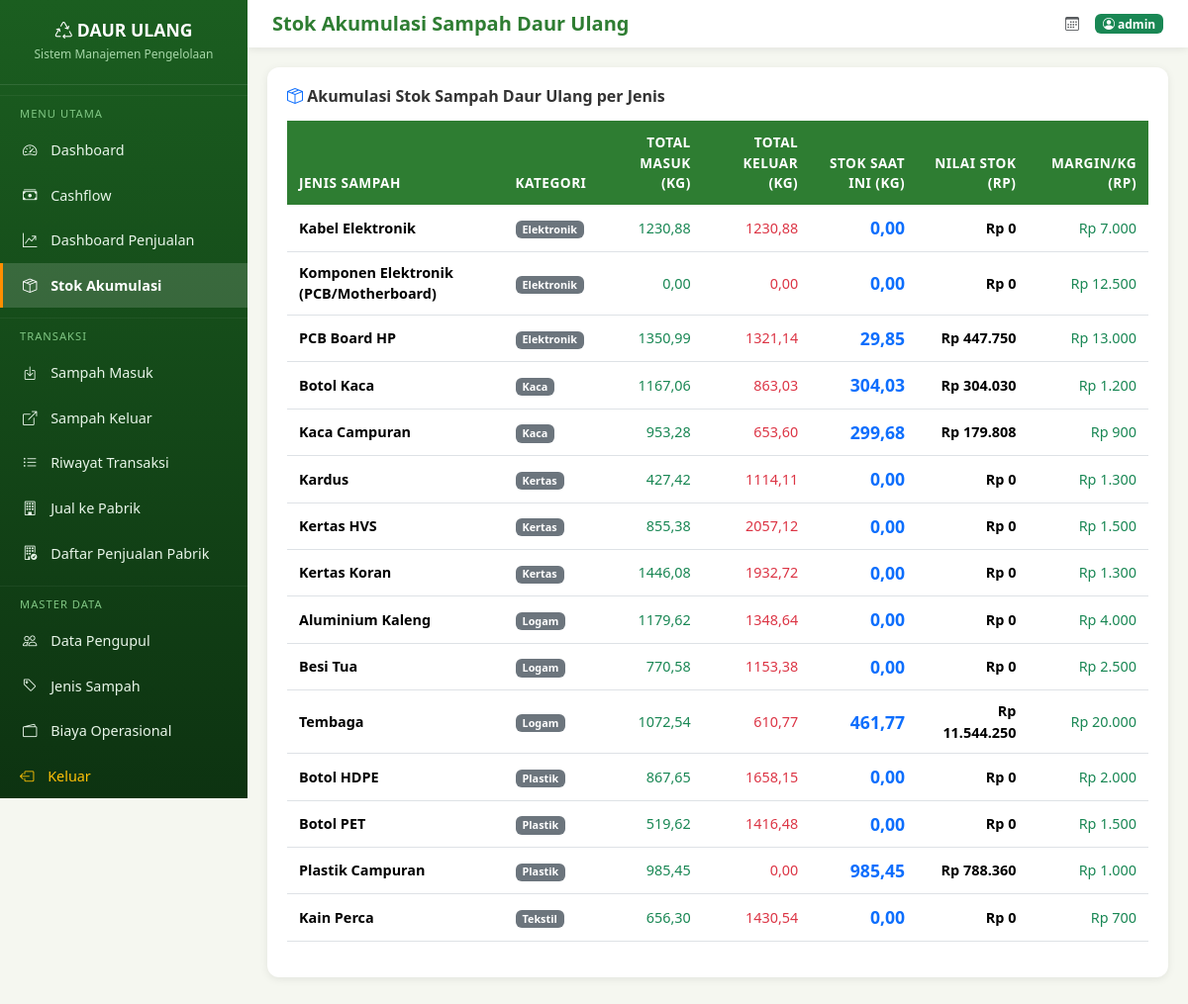
The page /waste/stock/ (signed in) on the database its author committed.
### waste_mgmt/models.py (models this page shows, shortened)
class WasteType(models.Model):
    CATEGORY_CHOICES = [
        ('plastik', 'Plastik'),
        ('logam', 'Logam'),
        ('kertas', 'Kertas'),
        ('kaca', 'Kaca'),
        ('elektronik', 'Elektronik'),
        ('tekstil', 'Tekstil'),
        ('organik', 'Organik'),
        ('lainnya', 'Lainnya'),
    ]
    name = models.CharField('Nama Jenis Sampah', max_length=200)
    category = models.CharField('Kategori', max_length=20, choices=CATEGORY_CHOICES, default='lainnya')
    purchase_price_per_kg = models.DecimalField(
        'Harga Beli per Kg (Rp)',
        max_digits=12, decimal_places=2,
        validators=[MinValueValidator(0)]
    )
    selling_price_per_kg = models.DecimalField(
        'Harga Jual per Kg (Rp)',
        max_digits=12, decimal_places=2,
        validators=[MinValueValidator(0)]
    )
    unit = models.CharField('Satuan', max_length=20, default='kg')
    description = models.TextField('Deskripsi', blank=True)
    is_active = models.BooleanField('Aktif', default=True)
    class Meta:
        ordering = ['category', 'name']
        verbose_name = 'Jenis Sampah'
        verbose_name_plural = 'Data Jenis Sampah'
    def margin_per_kg(self):
        return self.selling_price_per_kg - self.purchase_price_per_kg

### waste_mgmt/views.py (the view)
# urls.py: path('stock/', views.stock_view, name='stock_view'),
@login_required
def stock_view(request):
    stocks = []
    for wt in WasteType.objects.filter(is_active=True):
        total_in = WasteTransaction.objects.filter(
            waste_type=wt, transaction_type='in').aggregate(
            total=Sum('weight_kg'))['total'] or Decimal('0')
        total_out_transaction = WasteTransaction.objects.filter(
            waste_type=wt, transaction_type='out').aggregate(
            total=Sum('weight_kg'))['total'] or Decimal('0')
        total_out_factory = FactorySale.objects.filter(
            waste_type=wt).aggregate(
            total=Sum('weight_kg'))['total'] or Decimal('0')
        total_out = total_out_transaction + total_out_factory
        stock = total_in - total_out
        if stock < 0:
            stock = Decimal('0')
        stock_value = stock * wt.purchase_price_per_kg
        stocks.append({
            'waste_type': wt,
            'total_in': total_in,
            'total_out': total_out,
            'stock': stock,
            'stock_value': stock_value,
            'margin_per_kg': wt.margin_per_kg(),
        })
    return render(request, 'waste_mgmt/stock.html', {'stocks': stocks})

### templates/waste_mgmt/stock.html (shortened to what this page needs)
{% extends 'base.html' %}
{% block page_title %}Stok Akumulasi Sampah Daur Ulang{% endblock %}
{% block nav_stock %}active{% endblock %}
{% block content %}
{% load humanize %}
<div class="chart-container">
    <h6><i class="bi bi-box-seam text-primary"></i> Akumulasi Stok Sampah Daur Ulang per Jenis</h6>
    {% if stocks %}
    <div class="table-responsive">
        <table class="table table-hover">
            <thead>
                <tr>
                    <th>Jenis Sampah</th>
                    <th>Kategori</th>
                    <th class="text-end">Total Masuk (Kg)</th>
                    <th class="text-end">Total Keluar (Kg)</th>
                    <th class="text-end">Stok Saat Ini (Kg)</th>
                    <th class="text-end">Nilai Stok (Rp)</th>
                    <th class="text-end">Margin/Kg (Rp)</th>
                </tr>
            </thead>
            <tbody>
                {% for item in stocks %}
                <tr>
                    <td class="fw-bold">{{ item.waste_type.name }}</td>
                    <td><span class="badge bg-secondary">{{ item.waste_type.get_category_display }}</span></td>
                    <td class="text-end text-success">{{ item.total_in|floatformat:2 }}</td>
                    <td class="text-end text-danger">{{ item.total_out|floatformat:2 }}</td>
                    <td class="text-end fw-bold text-primary" style="font-size: 1.1rem;">{{ item.stock|floatformat:2 }}</td>
                    <td class="text-end fw-bold">Rp {{ item.stock_value|floatformat:0|intcomma }}</td>
                    <td class="text-end {% if item.margin_per_kg > 0 %}text-success{% else %}text-danger{% endif %}">
                        Rp {{ item.margin_per_kg|floatformat:0|intcomma }}
                    </td>
                </tr>
                {% endfor %}
            </tbody>
        </table>
    </div>
    {% endif %}
</div>
{% endblock %}

### templates/base.html (shortened to what this page needs)
<!DOCTYPE html>
<html lang="id">
<head>
    <link href="https://cdn.jsdelivr.net/npm/bootstrap@5.3.3/dist/css/bootstrap.min.css" rel="stylesheet">
    <link href="https://cdn.jsdelivr.net/npm/bootstrap-icons@1.11.3/font/bootstrap-icons.min.css" rel="stylesheet">
    <link href="/static/css/style.css" rel="stylesheet">
</head>
<body>
    {% if user.is_authenticated %}
    <div class="sidebar">
        <div class="brand">
            <h4><i class="bi bi-recycle"></i> DAUR ULANG</h4>
            <small>Sistem Manajemen Pengelolaan</small>
        </div>
        <div class="nav-section">MENU UTAMA</div>
        <nav class="nav flex-column">
            <a href="{% url 'waste:dashboard' %}" class="nav-link {% block nav_dashboard %}{% endblock %}">
                <i class="bi bi-speedometer2"></i> Dashboard
            </a>
            <a href="{% url 'waste:cashflow_dashboard' %}" class="nav-link {% block nav_cashflow %}{% endblock %}">
                <i class="bi bi-cash-stack"></i> Cashflow
            </a>
            <a href="{% url 'waste:sales_dashboard' %}" class="nav-link {% block nav_sales %}{% endblock %}">
                <i class="bi bi-graph-up-arrow"></i> Dashboard Penjualan
            </a>
            <a href="{% url 'waste:stock_view' %}" class="nav-link {% block nav_stock %}{% endblock %}">
                <i class="bi bi-box-seam"></i> Stok Akumulasi
            </a>
        </nav>
        <div class="nav-section">TRANSAKSI</div>
        <nav class="nav flex-column">
            <a href="{% url 'waste:transaction_in_create' %}" class="nav-link {% block nav_trans_in %}{% endblock %}">
                <i class="bi bi-box-arrow-in-down"></i> Sampah Masuk
            </a>
            <a href="{% url 'waste:transaction_out_create' %}" class="nav-link {% block nav_trans_out %}{% endblock %}">
                <i class="bi bi-box-arrow-up-right"></i> Sampah Keluar
            </a>
            <a href="{% url 'waste:transaction_list' %}" class="nav-link {% block nav_trans_list %}{% endblock %}">
                <i class="bi bi-list-ul"></i> Riwayat Transaksi
            </a>
            <a href="{% url 'waste:factory_sale_create' %}" class="nav-link {% block nav_factory_create %}{% endblock %}">
                <i class="bi bi-building"></i> Jual ke Pabrik
            </a>
            <a href="{% url 'waste:factory_sale_list' %}" class="nav-link {% block nav_factory_list %}{% endblock %}">
                <i class="bi bi-building-check"></i> Daftar Penjualan Pabrik
            </a>
        </nav>
        <div class="nav-section">MASTER DATA</div>
        <nav class="nav flex-column">
            <a href="{% url 'waste:collector_list' %}" class="nav-link {% block nav_collectors %}{% endblock %}">
                <i class="bi bi-people"></i> Data Pengupul
            </a>
            <a href="{% url 'waste:waste_type_list' %}" class="nav-link {% block nav_waste_types %}{% endblock %}">
                <i class="bi bi-tag"></i> Jenis Sampah
            </a>
            <a href="{% url 'waste:operational_cost_list' %}" class="nav-link {% block nav_opex %}{% endblock %}">
                <i class="bi bi-wallet2"></i> Biaya Operasional
            </a>
        </nav>
        <form action="{% url 'accounts:logout' %}" method="post">
            <button type="submit" class="nav-link text-warning" style="border: none; background: transparent; cursor: pointer; width: 100%; text-align: left;">
                <i class="bi bi-box-arrow-left"></i> Keluar
            </button>
        </form>
    </div>
    <div class="main-content">
        <div class="top-navbar">
            <div>
                <h5 class="mb-0" style="color: var(--primary-color); font-weight:700;">
                    {% block page_title %}Dashboard{% endblock %}
                </h5>
            </div>
            <div class="d-flex align-items-center gap-3">
                <small class="text-muted"><i class="bi bi-calendar3"></i> {{ today|default:'' }}</small>
                <span class="badge bg-success"><i class="bi bi-person-circle"></i> {{ user.username }}</span>
            </div>
        </div>
        {% block content %}{% endblock %}
    </div>
    {% else %}
    {% block login_content %}{% endblock %}
    {% endif %}
</body>
</html>

### static/css/style.css (style rules this page uses)
:root { --primary-color: #2e7d32; --primary-dark: #1b5e20; --primary-light: #4caf50; --accent-color: #ff8f00; --accent-light: #ffb300; --danger-color: #c62828; --bg-light: #f5f7f0; --sidebar-bg: #1b5e20; --sidebar-text: #e8f5e9; --card-shadow: 0 2px 8px rgba(0,0,0,0.08); }
body { background-color: var(--bg-light); font-family: 'Segoe UI', Tahoma, Geneva, Verdana, sans-serif; }
.sidebar { background: linear-gradient(180deg, var(--sidebar-bg) 0%, #0d3311 100%); min-height: 100vh; color: var(--sidebar-text); padding-top: 0; position: fixed; top: 0; left: 0; width: 250px; z-index: 1000; overflow-y: auto; }
.sidebar .brand { padding: 20px 15px; border-bottom: 1px solid rgba(255,255,255,0.1); text-align: center; }
.sidebar .brand h4 { color: #fff; font-weight: 700; margin: 0; font-size: 1.1rem; }
.sidebar .brand small { color: #a5d6a7; font-size: 0.75rem; }
.sidebar .nav-link { color: var(--sidebar-text); padding: 12px 20px; border-radius: 0; transition: all 0.2s; font-size: 0.9rem; border-left: 3px solid transparent; }
.sidebar .nav-link.active { background: rgba(255,255,255,0.15); color: #fff; border-left-color: var(--accent-color); font-weight: 600; }
.sidebar .nav-link i { margin-right: 10px; width: 20px; text-align: center; }
.sidebar .nav-section { padding: 10px 20px 5px; font-size: 0.7rem; text-transform: uppercase; letter-spacing: 1px; color: #81c784; margin-top: 10px; border-top: 1px solid rgba(255,255,255,0.05); }
.main-content { margin-left: 250px; padding: 20px; min-height: 100vh; }
.top-navbar { background: #fff; box-shadow: var(--card-shadow); padding: 12px 25px; margin: -20px -20px 20px; display: flex; justify-content: space-between; align-items: center; }
.table th { background: var(--primary-color); color: #fff; font-size: 0.85rem; font-weight: 600; text-transform: uppercase; letter-spacing: 0.5px; border: none; padding: 12px; }
.table td { padding: 10px 12px; font-size: 0.9rem; vertical-align: middle; }
.chart-container { background: #fff; border-radius: 12px; box-shadow: var(--card-shadow); padding: 20px; margin-bottom: 20px; }
.chart-container h6 { color: #333; font-weight: 700; margin-bottom: 15px; }

### rows shown on the page
WasteType: waste_type.name "Kabel Elektronik", waste_type.category "Elektronik", total_in "1230,88", total_out "1230,88", stock "0,00", stock_value "0", margin_per_kg "7.000"
WasteType: waste_type.name "Komponen Elektronik (PCB/Motherboard)", waste_type.category "Elektronik", total_in "0,00", total_out "0,00", stock "0,00", stock_value "0", margin_per_kg "12.500"
WasteType: waste_type.name "PCB Board HP", waste_type.category "Elektronik", total_in "1350,99", total_out "1321,14", stock "29,85", stock_value "447.750", margin_per_kg "13.000"
WasteType: waste_type.name "Botol Kaca", waste_type.category "Kaca", total_in "1167,06", total_out "863,03", stock "304,03", stock_value "304.030", margin_per_kg "1.200"
WasteType: waste_type.name "Kaca Campuran", waste_type.category "Kaca", total_in "953,28", total_out "653,60", stock "299,68", stock_value "179.808", margin_per_kg "900"
WasteType: waste_type.name "Kardus", waste_type.category "Kertas", total_in "427,42", total_out "1114,11", stock "0,00", stock_value "0", margin_per_kg "1.300"
WasteType: waste_type.name "Kertas HVS", waste_type.category "Kertas", total_in "855,38", total_out "2057,12", stock "0,00", stock_value "0", margin_per_kg "1.500"
WasteType: waste_type.name "Kertas Koran", waste_type.category "Kertas", total_in "1446,08", total_out "1932,72", stock "0,00", stock_value "0", margin_per_kg "1.300"
WasteType: waste_type.name "Aluminium Kaleng", waste_type.category "Logam", total_in "1179,62", total_out "1348,64", stock "0,00", stock_value "0", margin_per_kg "4.000"
WasteType: waste_type.name "Besi Tua", waste_type.category "Logam", total_in "770,58", total_out "1153,38", stock "0,00", stock_value "0", margin_per_kg "2.500"
WasteType: waste_type.name "Tembaga", waste_type.category "Logam", total_in "1072,54", total_out "610,77", stock "461,77", stock_value "11.544.250", margin_per_kg "20.000"
WasteType: waste_type.name "Botol HDPE", waste_type.category "Plastik", total_in "867,65", total_out "1658,15", stock "0,00", stock_value "0", margin_per_kg "2.000"
WasteType: waste_type.name "Botol PET", waste_type.category "Plastik", total_in "519,62", total_out "1416,48", stock "0,00", stock_value "0", margin_per_kg "1.500"
WasteType: waste_type.name "Plastik Campuran", waste_type.category "Plastik", total_in "985,45", total_out "0,00", stock "985,45", stock_value "788.360", margin_per_kg "1.000"
WasteType: waste_type.name "Kain Perca", waste_type.category "Tekstil", total_in "656,30", total_out "1430,54", stock "0,00", stock_value "0", margin_per_kg "700"

### other values the page prints
{{ user.username }} "admin"
